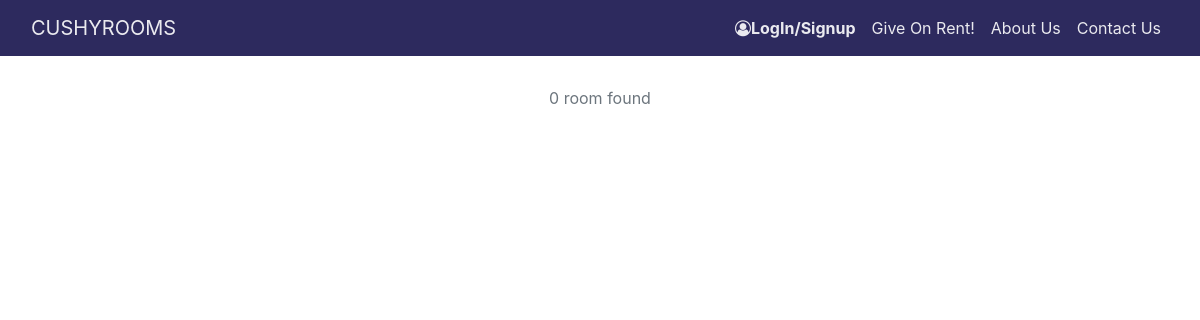
The page /Rooms/ on the database as committed earlier.
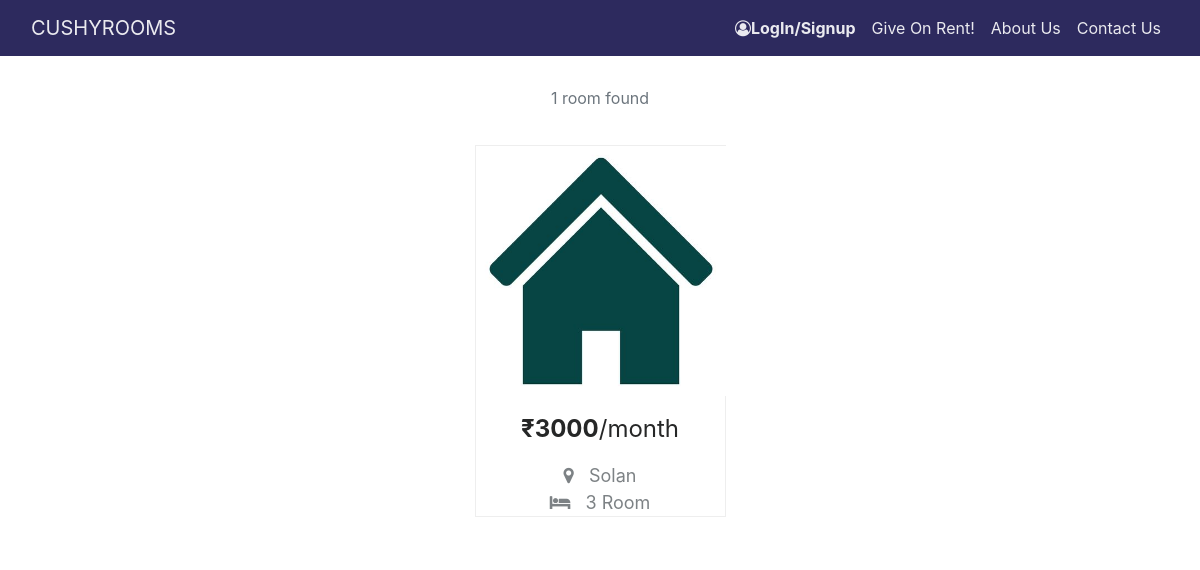
The same page on the database as committed later.
### main/models.py (models this page shows, shortened)
class Images(models.Model):
    user = models.ForeignKey(RentingUser, default=None, on_delete=models.CASCADE)
    image = models.ImageField(upload_to=user_directory_path, verbose_name='Image')

class RentingUser(models.Model):
    user_profile = models.ForeignKey(Profile, on_delete=models.CASCADE, null=True)
    number_of_rooms = models.IntegerField()
    price = models.CharField(max_length=50, default='')
    locality = models.ForeignKey(Location, on_delete=models.DO_NOTHING,  primary_key=False, null=True,default='')
    maximum_no_of_occupants = models.IntegerField()
    attached_bathroom = models.CharField(max_length=3, choices=y_n_choices, default='no')
    attached_kitchen = models.CharField(max_length=15, choices=y_n_choices, default='no')
    drive_in = models.CharField(max_length=3, choices=y_n_choices, default='no')
    parking = models.CharField(max_length=3, choices=y_n_choices, default='no')
    water_bill_included = models.CharField(max_length=3, choices=y_n_choices, default='no')
    electricity_bill_included = models.CharField(max_length=3, choices=y_n_choices, default='no')
    preferred_customer = models.CharField(max_length=50, choices=[('Family Preferred', 'Family Preferred'),
                                                                ('Working Preferred', 'Working Preferred'),
                                                                ('Student Preferred', 'Student Preferred'),
                                    ('no', 'No Such Preference')], default='no')
    gender_preference = models.CharField(max_length=50, choices=[('Only Girls', 'Only Girls'),
                                                                 ('Only Boys', 'Only Boys'),
                                                        ('no', 'No Gender Preference')], default='no')
    alternate_contact_number = models.CharField(max_length=10, default="", blank=True)
    preferred_contact_time = models.CharField(max_length=50, default='')
    any_other = models.TextField(max_length=100, default="", blank=True)
    created_at = models.DateTimeField(default=now, blank=True)
    updated_at = models.DateTimeField(default=now, blank=True)
    approved = models.BooleanField(default=False)

class Location(models.Model):
    location = models.CharField(max_length=30, null = True, default='')
    def __str__(self):
        return str(self.location)

### main/views.py (the view)
# urls.py: path('Rooms/', views.allrooms, name='all_rooms'),
def allrooms(request):
    rooms = RentingUser.objects.filter(approved=True)
    return render(request, 'all_rooms.html', {'rooms': rooms})

### main/templates/all_rooms.html (shortened to what this page needs)
{% extends 'base.html' %}
{% load static %}
{% block stylesheet %}
	<link rel="stylesheet" href="{% static 'assets/fonts/font-awesome.min.css' %}">
    <link rel="stylesheet" href="{% static 'assets/css/Projects-Clean-1.css' %}">
    <link rel="stylesheet" href="{% static 'assets/css/Projects-Clean.css' %}">
    <link rel="stylesheet" href="{% static 'assets/css/AllRoom/styles.css' %}">
{% endblock %}
{% load static %}
{% block body %}
    <p class="text-center text-secondary" style="padding-bottom:10px;"> {{rooms.count }} room{%if rooms.count > 1 %}s{% endif %} found </p>
    <div class="projects-clean">
        <div class="container align-items-center align-content-center align-self-center">
            <div class="row justify-content-center projects"
            style="margin-left:0px;padding-bottom:0px;margin-right:0px;">
                {% for room in rooms %}
                    {%  for images in room.images_set.all %}
                    {% if forloop.counter == 1 %}
                    <div class="col-sm-6 col-lg-4 item" onclick="location.href='{% url "room_detail" room.id images.id %}'"
                        style="height:auto;width:auto;padding-top:0px;padding-right:0px;padding-left:0px;padding-bottom:0px;
                            max-width:251px;margin:25px;margin-right:25px;margin-left:25px;min-width:auto;margin-top:25 px;
                            margin-bottom:25px;min-height:auto;">
                        <img class="img-fluid"
                        style="height:auto;width:auto;max-height:250px;min-width:250px;min-height:250px;max-width:250px;"
                        src="{{ images.image.url }}"  >
                        <p class="description" style="color:rgb(38,39,39);font-size:24px;"><strong>₹{{ room.price }}</strong>/month</p>
                        <p class="description"><i class="fa fa-map-marker"></i>&nbsp; &nbsp;{{room.locality}}</p>
                        <p class="description" style="margin-top:0px;"><i class="fa fa-bed"></i>&nbsp; &nbsp;{{ room.number_of_rooms }} Room</p>
                    </div>
                    {% endif %}
                    {% endfor %}
                {% endfor %}
            </div>
        </div>
    </div>
{% endblock %}

### main/templates/base.html (shortened to what this page needs)
{% load static %}
<!DOCTYPE html>
<html>
<head>
	    <link rel="stylesheet" href="{% static 'assets/bootstrap/css/bootstrap.min.css' %}">
        {% block stylesheet %}
        {% endblock %}
</head>
<body>
    <nav class="navbar navbar-light navbar-expand-md sticky-top" style="background-color: #2d2a5e;color: rgb(255,255,255);">
      <div class="container-fluid"><a class="navbar-brand" href='{% url 'index' %}' style="color:rgba(255,255,255,0.9);">CUSHYROOMS</a>
          <div
                class="collapse navbar-collapse" id="navcol-1">
                <ul class="nav navbar-nav float-right ml-auto">
                    <li class="nav-item dropdown">
                    {% if user.is_authenticated %}
                    <a class="nav-link dropdown-toggle" href="#" id="userMenu" data-toggle="dropdown" aria-haspopup="true" aria-expanded="false" style="color: rgba(255,255,255,0.9)">Hi {{ user.get_full_name }}
                    </a>
                    <div class="dropdown-menu dropdown-menu-right" aria-labelledby="userMenu" style="background-color: #44499a" >
                        <a class="dropdown-item" href="{% url 'my_account' %}" style="color: rgba(255,255,255,0.9)">My account</a>
                        <a class="dropdown-item" href="{% url 'password_change' %}" style="color: rgba(255,255,255,0.9)">Change password</a>
                          <div class="dropdown-divider"></div>
                        <a class="dropdown-item" href="{% url 'logout' %}" style="color: rgba(255,255,255,0.9)"><i class="fa fa-user-circle-o" aria-hidden="true" ></i><strong> Logout </strong></a>
                      </div>
                    {% else %}
                      <a class="nav-link" href="{% url 'login' %}" style="color: rgba(255,255,255,0.9)"><i class="fa fa-user-circle-o" aria-hidden="true"></i><strong>LogIn/Signup</strong></a>
                    {% endif %}
                      </li>
                      <li class="nav-item" role="presentation">
                          <a class="nav-link" href="{% url 'RentType' %}" style="color:rgba(255,255,255,0.9);">Give On Rent!<span class="sr-only">(current)</span></a>
                          </li>
                    <li class="nav-item" role="presentation"><a class="nav-link active" href="#" style="color:rgba(255,255,255,0.9);" >About Us</a></li>
                    <li class="nav-item" role="presentation"><a class="nav-link active" href="{% url 'contact_us'%}" style="color:rgba(255,255,255,0.9);">Contact Us</a></li>
                </ul>
            </div>
          </div>
    </nav>
    {% block body %}
    {% endblock %}
</body>
</html>

### static/assets/css/Projects-Clean-1.css (style rules this page uses)
.projects-clean { color:#313437; background-color:#fff; }
.projects-clean p { color:#7d8285; }
.projects-clean .projects { padding-bottom:40px; }
.projects-clean .item { text-align:center; min-height:300px; padding-bottom:25px; }
.projects-clean .item .description { font-size:15px; margin-top:15px; margin-bottom:0; }

### static/assets/css/Projects-Clean.css (style rules this page uses)
.projects-clean { color:#313437; background-color:#fff; }
.projects-clean p { color:#7d8285; }
.projects-clean .projects { padding-bottom:40px; }
.projects-clean .item { text-align:center; padding-top:50px; min-height:300px; border-width:thin; border-style:groove; }
.projects-clean .item .description { font-size:18px; margin-top:15px; margin-bottom:0; }

### static/assets/css/AllRoom/styles.css (style rules this page uses)
@media (min-width:1200px) { .container { margin-top: 0; max-width: 1140px; } }
.row { display: -webkit-box; display: -ms-flexbox; display: flex; -ms-flex-wrap: wrap; flex-wrap: wrap; margin-right: -15px; margin-left: -15px; margin-top: 90px; }
img { vertical-align: middle; border-style: none; width: 300px; }
p { margin-top: 0; }
.text-secondary { color: #6c757d!important; margin-top: 30px; margin-bottom: 0; }
.projects-clean .projects { padding-bottom: 40px; margin-top: 0px; margin-left: 70px; margin-right: 70px; }
@media (min-width:992px) { .col-lg-4 { -webkit-box-flex: 0; -ms-flex: 0 0 33.333333%; flex: 0 0 33.333333%; max-width: 33.333333%; } }

Rows that differ between the two databases and show on the page:
added RentingUser: price "3000", locality "Solan", number_of_rooms "3"
added Images: image (picture)
Other text that changed with them:
{{ rooms.count }}: "0" → "1"
